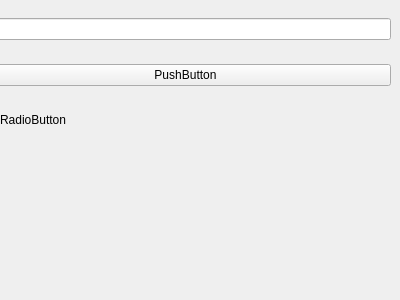
<?xml version="1.0" encoding="UTF-8"?>
<ui version="4.0">
 <class>Form</class>
 <widget class="QWidget" name="Form">
  <property name="geometry">
   <rect>
    <x>0</x>
    <y>0</y>
    <width>400</width>
    <height>300</height>
   </rect>
  </property>
  <property name="windowTitle">
   <string>Form</string>
  </property>
  <widget class="QWidget" name="verticalLayoutWidget">
   <property name="geometry">
    <rect>
     <x>-20</x>
     <y>0</y>
     <width>411</width>
     <height>151</height>
    </rect>
   </property>
   <layout class="QVBoxLayout" name="verticalLayout">
    <item>
     <widget class="QLineEdit" name="lineEdit"/>
    </item>
    <item>
     <widget class="QPushButton" name="pushButton">
      <property name="text">
       <string>PushButton</string>
      </property>
      <property name="checkable">
       <bool>false</bool>
      </property>
     </widget>
    </item>
    <item>
     <widget class="QRadioButton" name="radioButton">
      <property name="text">
       <string>RadioButton</string>
      </property>
     </widget>
    </item>
   </layout>
  </widget>
 </widget>
 <resources/>
 <connections/>
</ui>
